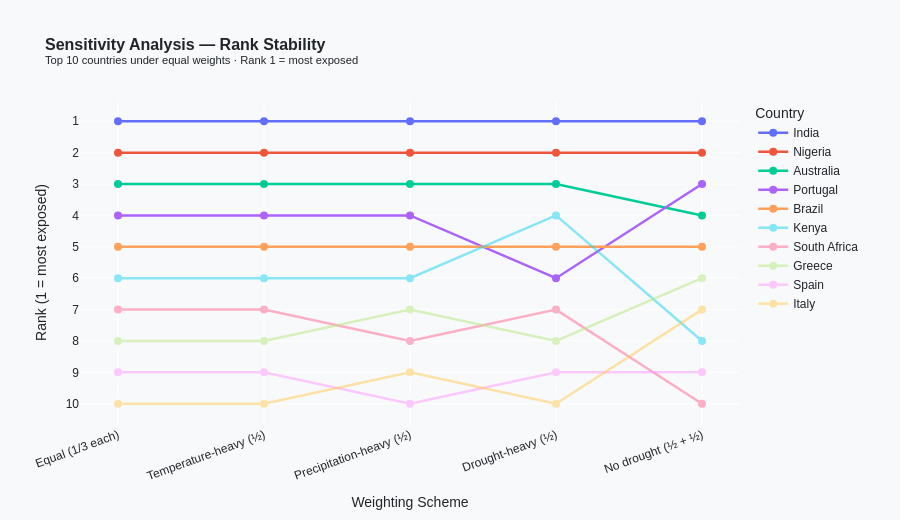

The notebook cell saved with this chart:
### Markdown cell above
## Chart 4: Sensitivity Analysis

### Code cell
WEIGHT_SCHEMES = {
    'Equal (1/3 each)':        {'temperature': 1/3,  'precipitation': 1/3,  'drought': 1/3},
    'Temperature-heavy (½)':   {'temperature': 0.50, 'precipitation': 0.25, 'drought': 0.25},
    'Precipitation-heavy (½)': {'temperature': 0.25, 'precipitation': 0.50, 'drought': 0.25},
    'Drought-heavy (½)':       {'temperature': 0.25, 'precipitation': 0.25, 'drought': 0.50},
    'No drought (½ + ½)':      {'temperature': 0.50, 'precipitation': 0.50, 'drought': 0.00},
}

rank_results = {}
for scheme, weights in WEIGHT_SCHEMES.items():
    s = results.copy()
    s['composite_s'] = sum(s[ind] * w for ind, w in weights.items())
    s = s.sort_values('composite_s', ascending=False).reset_index(drop=True)
    s['rank_s'] = s.index + 1
    rank_results[scheme] = s.set_index('country')['rank_s']

rank_df = pd.DataFrame(rank_results)
top10 = results.sort_values('rank')['country'].head(10).tolist()

SCHEME_COLORS = ['#1D3557', '#E63946', '#4361EE', '#F4A261', '#2DC653']
schemes = list(WEIGHT_SCHEMES.keys())

fig4 = go.Figure()
for i, country in enumerate(top10):
    ranks = [rank_df.loc[country, s] for s in schemes]
    fig4.add_trace(go.Scatter(
        x=schemes, y=ranks,
        mode='lines+markers',
        name=country,
        line=dict(width=2.5),
        marker=dict(size=8),
        opacity=1.0 if i < 5 else 0.5,
        hovertemplate=f'<b>{country}</b><br>Scheme: %{{x}}<br>Rank: %{{y}}<extra></extra>',
    ))

fig4.update_layout(
    title=dict(text='<b>Sensitivity Analysis — Rank Stability</b><br><sup>Top 10 countries under equal weights · Rank 1 = most exposed</sup>',
               font_size=16),
    xaxis=dict(title='Weighting Scheme', tickangle=-20),
    yaxis=dict(title='Rank (1 = most exposed)', autorange='reversed',
               tickvals=list(range(1, 22))),
    legend=dict(title='Country', orientation='v'),
    plot_bgcolor=C['bg'], paper_bgcolor=C['bg'],
    font=dict(color=C['text'], family='sans-serif'),
    height=520, margin=dict(l=80, r=160, t=100, b=80),
    hoverlabel=dict(bgcolor='white', font_size=12),
)

fig4.show()

### Figure 1 — Plotly figure (JSON) as saved in the notebook; plotly's stock layout.template omitted (floating-point values rounded to 4 significant figures)
{"data": [{"hovertemplate": "<b>India</b><br>Scheme: %{x}<br>Rank: %{y}<extra></extra>", "line": {"width": 2.5}, "marker": {"size": 8}, "mode": "lines+markers", "name": "India", "opacity": 1, "type": "scatter", "x": ["Equal (1/3 each)", "Temperature-heavy (½)", "Precipitation-heavy (½)", "Drought-heavy (½)", "No drought (½ + ½)"], "y": [1, 1, 1, 1, 1]}, {"hovertemplate": "<b>Nigeria</b><br>Scheme: %{x}<br>Rank: %{y}<extra></extra>", "line": {"width": 2.5}, "marker": {"size": 8}, "mode": "lines+markers", "name": "Nigeria", "opacity": 1, "type": "scatter", "x": ["Equal (1/3 each)", "Temperature-heavy (½)", "Precipitation-heavy (½)", "Drought-heavy (½)", "No drought (½ + ½)"], "y": [2, 2, 2, 2, 2]}, {"hovertemplate": "<b>Australia</b><br>Scheme: %{x}<br>Rank: %{y}<extra></extra>", "line": {"width": 2.5}, "marker": {"size": 8}, "mode": "lines+markers", "name": "Australia", "opacity": 1, "type": "scatter", "x": ["Equal (1/3 each)", "Temperature-heavy (½)", "Precipitation-heavy (½)", "Drought-heavy (½)", "No drought (½ + ½)"], "y": [3, 3, 3, 3, 4]}, {"hovertemplate": "<b>Portugal</b><br>Scheme: %{x}<br>Rank: %{y}<extra></extra>", "line": {"width": 2.5}, "marker": {"size": 8}, "mode": "lines+markers", "name": "Portugal", "opacity": 1, "type": "scatter", "x": ["Equal (1/3 each)", "Temperature-heavy (½)", "Precipitation-heavy (½)", "Drought-heavy (½)", "No drought (½ + ½)"], "y": [4, 4, 4, 6, 3]}, {"hovertemplate": "<b>Brazil</b><br>Scheme: %{x}<br>Rank: %{y}<extra></extra>", "line": {"width": 2.5}, "marker": {"size": 8}, "mode": "lines+markers", "name": "Brazil", "opacity": 1, "type": "scatter", "x": ["Equal (1/3 each)", "Temperature-heavy (½)", "Precipitation-heavy (½)", "Drought-heavy (½)", "No drought (½ + ½)"], "y": [5, 5, 5, 5, 5]}, {"hovertemplate": "<b>Kenya</b><br>Scheme: %{x}<br>Rank: %{y}<extra></extra>", "line": {"width": 2.5}, "marker": {"size": 8}, "mode": "lines+markers", "name": "Kenya", "opacity": 0.5, "type": "scatter", "x": ["Equal (1/3 each)", "Temperature-heavy (½)", "Precipitation-heavy (½)", "Drought-heavy (½)", "No drought (½ + ½)"], "y": [6, 6, 6, 4, 8]}, {"hovertemplate": "<b>South Africa</b><br>Scheme: %{x}<br>Rank: %{y}<extra></extra>", "line": {"width": 2.5}, "marker": {"size": 8}, "mode": "lines+markers", "name": "South Africa", "opacity": 0.5, "type": "scatter", "x": ["Equal (1/3 each)", "Temperature-heavy (½)", "Precipitation-heavy (½)", "Drought-heavy (½)", "No drought (½ + ½)"], "y": [7, 7, 8, 7, 10]}, {"hovertemplate": "<b>Greece</b><br>Scheme: %{x}<br>Rank: %{y}<extra></extra>", "line": {"width": 2.5}, "marker": {"size": 8}, "mode": "lines+markers", "name": "Greece", "opacity": 0.5, "type": "scatter", "x": ["Equal (1/3 each)", "Temperature-heavy (½)", "Precipitation-heavy (½)", "Drought-heavy (½)", "No drought (½ + ½)"], "y": [8, 8, 7, 8, 6]}, {"hovertemplate": "<b>Spain</b><br>Scheme: %{x}<br>Rank: %{y}<extra></extra>", "line": {"width": 2.5}, "marker": {"size": 8}, "mode": "lines+markers", "name": "Spain", "opacity": 0.5, "type": "scatter", "x": ["Equal (1/3 each)", "Temperature-heavy (½)", "Precipitation-heavy (½)", "Drought-heavy (½)", "No drought (½ + ½)"], "y": [9, 9, 10, 9, 9]}, {"hovertemplate": "<b>Italy</b><br>Scheme: %{x}<br>Rank: %{y}<extra></extra>", "line": {"width": 2.5}, "marker": {"size": 8}, "mode": "lines+markers", "name": "Italy", "opacity": 0.5, "type": "scatter", "x": ["Equal (1/3 each)", "Temperature-heavy (½)", "Precipitation-heavy (½)", "Drought-heavy (½)", "No drought (½ + ½)"], "y": [10, 10, 9, 10, 7]}], "layout": {"font": {"color": "#212529", "family": "sans-serif"}, "height": 520, "hoverlabel": {"bgcolor": "white", "font": {"size": 12}}, "legend": {"orientation": "v", "title": {"text": "Country"}}, "margin": {"b": 80, "l": 80, "r": 160, "t": 100}, "paper_bgcolor": "#F8F9FA", "plot_bgcolor": "#F8F9FA", "title": {"font": {"size": 16}, "text": "<b>Sensitivity Analysis — Rank Stability</b><br><sup>Top 10 countries under equal weights · Rank 1 = most exposed</sup>"}, "xaxis": {"tickangle": -20, "title": {"text": "Weighting Scheme"}}, "yaxis": {"autorange": "reversed", "tickvals": [1, 2, 3, 4, 5, 6, 7, 8, 9, 10, 11, 12, 13, 14, 15, 16, 17, 18, 19, 20, 21], "title": {"text": "Rank (1 = most exposed)"}}}}
